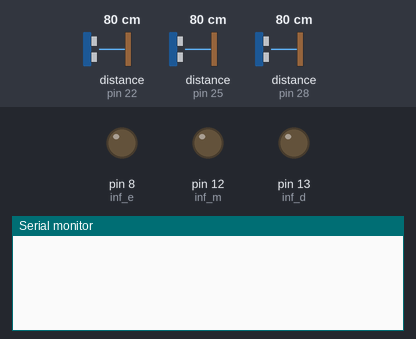
Simulated run of this sketch. Board: Arduino Uno, built with avr-gcc and run on an emulated ATmega328P. Shown: output pins drawn as LEDs (lit = HIGH), the last lines printed to the serial monitor. Inputs (shaded band) come from the test bench; at power-on: distance to the obstacle (sensors on pin 22, pin 25, pin 28) 80 cm.

Above: at 1.3 s.
1.4 s: distance to the obstacle (sensor on pin 22) set to 2 cm
At 2.6 s:
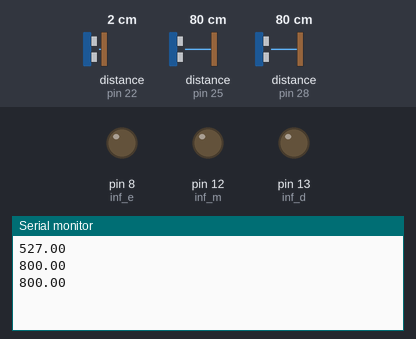
3.5 s: distance to the obstacle (sensor on pin 25) set to 2 cm
At 4.8 s:
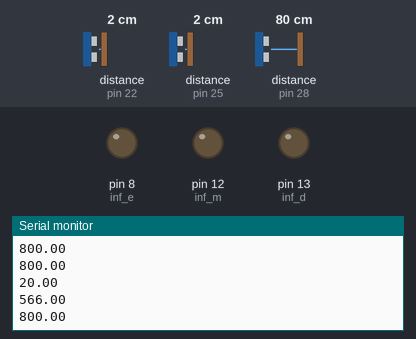
5.0 s: distance to the obstacle (sensor on pin 28) set to 2 cm
At 6.4 s:
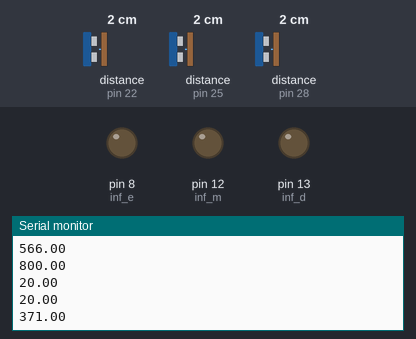
6.5 s: distance to the obstacle (sensor on pin 22) set to 4 cm
8.0 s: distance to the obstacle (sensor on pin 25) set to 4 cm
At 9.2 s:
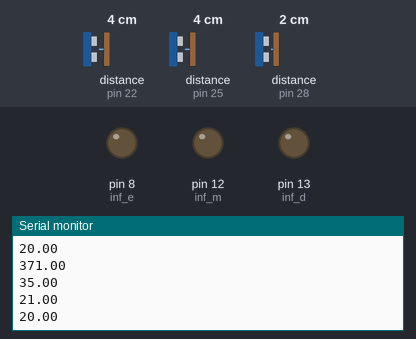
9.5 s: distance to the obstacle (sensor on pin 28) set to 4 cm
At 10.6 s:
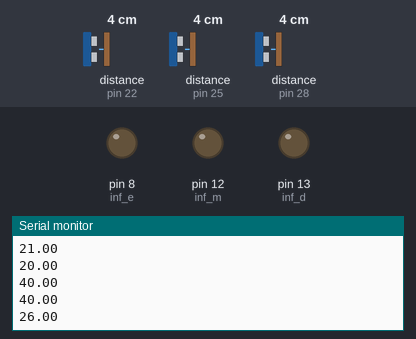
Timing chart, 0 to 12.0 s (numbered marks = the images above; inputs shaded):
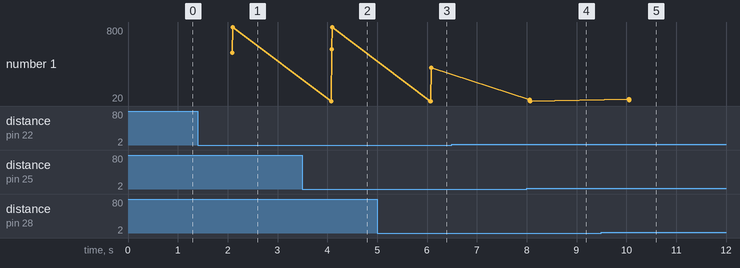

The sketch:

testeInfra.ino
```cpp
#include <Wire.h>
#include <VL53L0X.h>

#define qtdMedia 20

VL53L0X sensor;
VL53L0X sensor2;
VL53L0X sensor3;
int inf_e = 8;
int inf_m = 12;
int inf_d = 13;

float mediaLeft, mediaMiddle, mediaRight;

void setup() {
  // put your setup code here, to run once:.
  Serial.begin(9600);
  pinMode(inf_e, OUTPUT);
  pinMode(inf_m, OUTPUT);
  pinMode(inf_d, OUTPUT);
  digitalWrite(inf_e, LOW);
  digitalWrite(inf_m, LOW);
  digitalWrite(inf_d, LOW);
  delay(100);
  Wire.begin();

  //SENSOR 1
  pinMode(inf_e, INPUT);
  sensor.init(true);
  sensor.setAddress((uint8_t)22);

  //SENSOR 2
  pinMode(inf_m, INPUT);
  sensor2.init(true);
  sensor2.setAddress((uint8_t)25);

  //SENSOR 3
  pinMode(inf_d, INPUT);
  sensor3.init(true);
  sensor3.setAddress((uint8_t)28);

  sensor.setTimeout(20);
  sensor2.setTimeout(20);
  sensor3.setTimeout(20);
}

void loop() {
  //DISTANCE_L = Distância sensor da esquerda / DISTANCE_R = Distância sensor da direita
  //DISTANCE_M = Distânica sensor do meio
  mediaLeft = 0;
  mediaMiddle = 0;
  mediaRight = 0;

  for(int j=0; j<qtdMedia; j++){
      mediaLeft += sensor.readRangeSingleMillimeters();
      mediaMiddle += sensor2.readRangeSingleMillimeters();
      mediaRight += sensor3.readRangeSingleMillimeters();
  }

  mediaLeft = mediaLeft/qtdMedia;
  mediaMiddle = mediaMiddle/qtdMedia;
  mediaRight = mediaRight/qtdMedia;

  Serial.println(mediaLeft);
  Serial.println(mediaMiddle);
  Serial.println(mediaRight);
}
```

Measured:
- after the input at 1.4 s, the serial monitor: prints a new line after 0.69 s (image 1)
- after the input at 3.5 s, the serial monitor: prints a new line after 0.59 s (image 2)
- after the input at 5.0 s, the serial monitor: prints a new line after 1.1 s (image 3)
- after the input at 8.0 s, the serial monitor: prints a new line after 0.06 s (image 4)
- after the input at 9.5 s, the serial monitor: prints a new line after 0.56 s (image 5)
- plotted number 1: 800 → 371 after the input at 5.0 s, 20 → 26 after the input at 9.5 s
